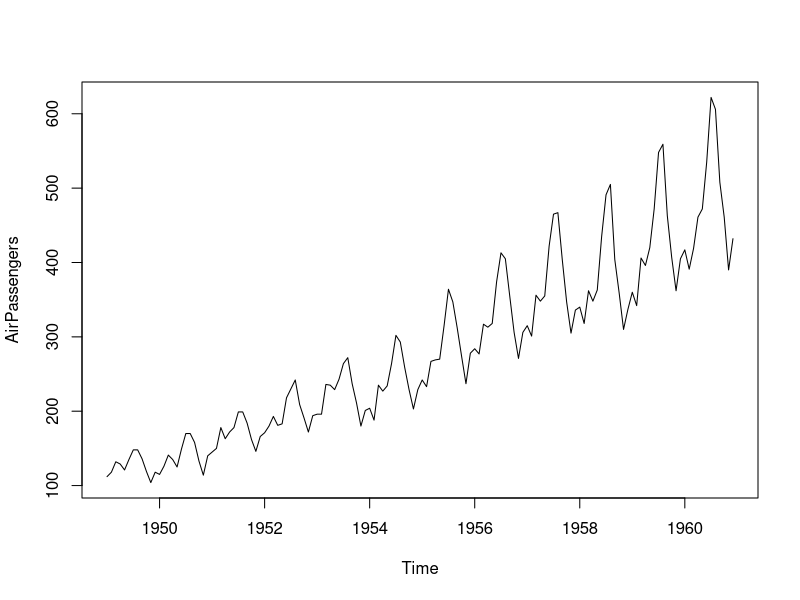
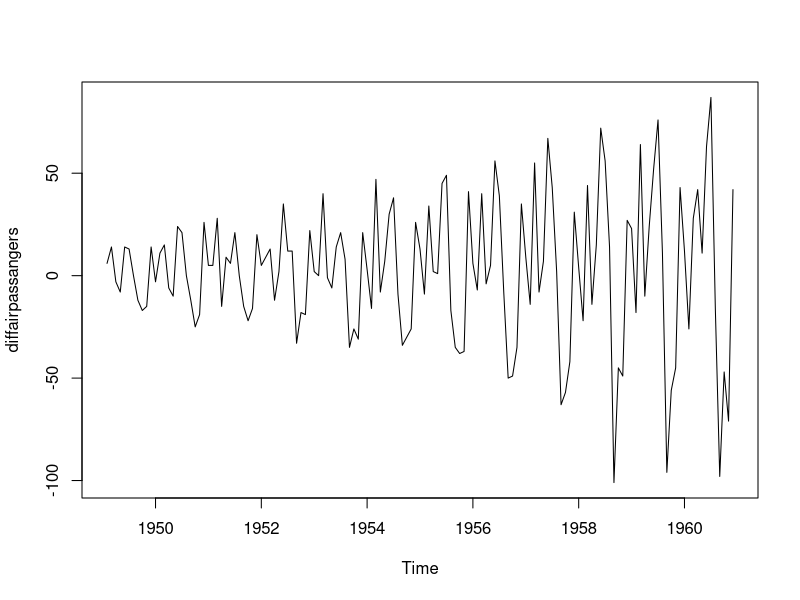
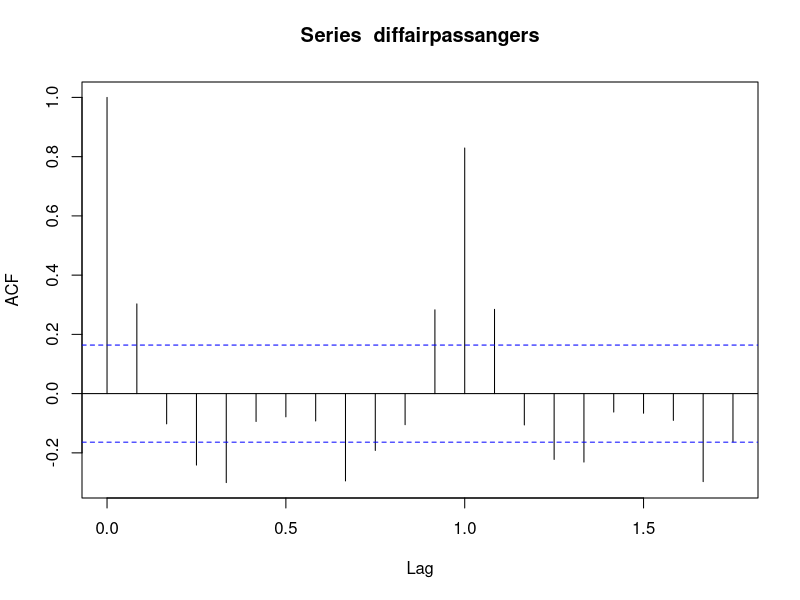
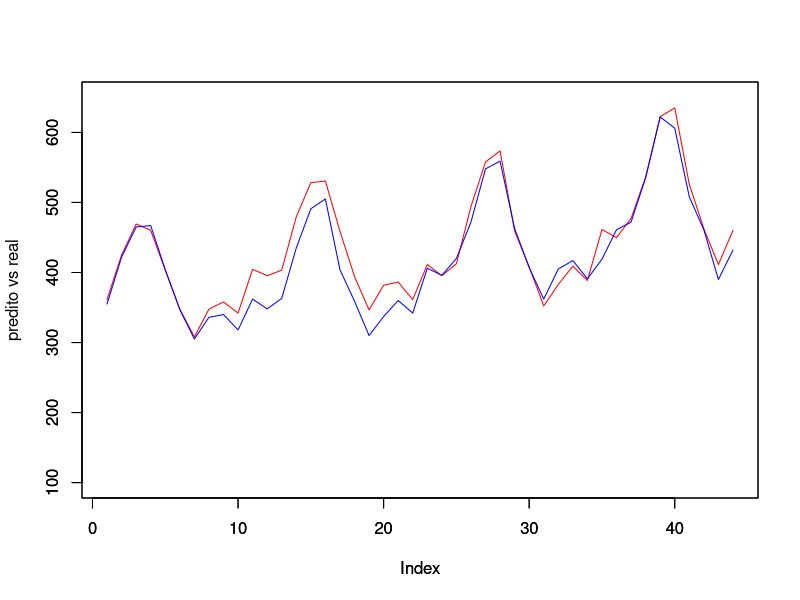

The R source for these figures, in order:
rm(list=ls(all=TRUE))
graphics.off()

library('corpcor')
library('mlbench')
data("AirPassengers")
plot(AirPassengers)

diffairpassangers <- diff(AirPassengers)

plot(diffairpassangers)
xcor <- acf(diffairpassangers)

adaline <- function(X, y, eta, tol, maxepocas, par) {
  N <- nrow(X) # Número de linhas de X
  n <- ncol(X)
  error_curve <- numeric(maxepocas) # Vetor para armazenar o erro por época
  
  # Inicializando pesos
  if(par == 1){ 
    w <- as.matrix(runif(n+1) - 0.5)
    X <- cbind(1,X)
  } else {
    w <- as.matrix(runif(n) - 0.5)
  }
  
  nepocas <- 0
  erroepoca <- tol + 1 # Inicializa erro acima do limite para entrar no loop
  
  while (erroepoca > tol && nepocas < maxepocas) {
    xseq <- sample(N) # Embaralha os índices
    ei2 <- 0 # Inicializa erro da época

    for (i in xseq) {
      yhat <- 1*(t(w) %*%  X[i, ]) 
      erro <- y[i] - yhat
      dw <- eta * erro * X[i, ] # Atualização dos pesos
      w <- w + dw
      ei2 <- ei2 + erro^2 # Acumula erro quadrático
    }
    
    error_curve[nepocas] <- ei2 / N # Erro médio quadrático por época
    nepocas <- nepocas + 1
  }
  
  list(weights = w, error = error_curve[1:(nepocas - 1)])
}

delay <- as.matrix(c(0,0,0,0,0,0))
delay_12 <- as.matrix(c(0,0,0,0,0,0,0,0,0,0,0,0))
series <- as.matrix(AirPassengers) 
delayed_series <- rbind(delay, series) 
delayed_series_12 <- rbind(delay_12, series) 

size <- 100
total_size <- 144
xs_0_6 <- rbind(delayed_series[1:total_size], series[1:total_size])
xin1 <- xs_0_6[1,(7:size)]

xs_0_12 <- rbind(delayed_series_12[1:total_size], series[1:total_size])
xin2 <- xs_0_12[1,(13:size)]
yin <- xs_0_12[2,(13:size)]

xt <- xs_0_12[1,((size+1):total_size)]
yt <- xs_0_12[2,((size+1):total_size)]
# Preparando as matrizes de entrada
H <- cbind(xin2, 1)
Ht <- cbind(xt, 1)

# Parâmetros do Adaline
eta <- 1e-6
tol <- 1e-2
maxepocas <- 50
adaline_model <- adaline(H, yin, eta, tol, maxepocas, par = 0)

# Extrair resultados
final_weights <- adaline_model$weights
error_curve <- adaline_model$error

y_pred <- Ht %*% final_weights

plot(y_pred, type = 'l', col ='red', ylim = c(100, 650), ylab = '')
par(new=TRUE)
plot(yt, type = 'l', col = 'blue',  ylim = c(100, 650), , ylab = 'predito vs real')
